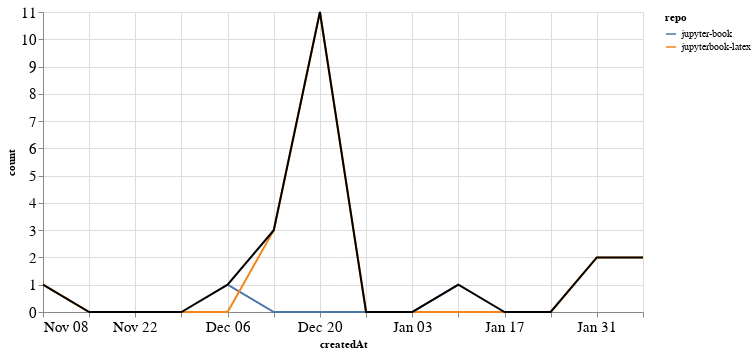

Source (notebook cell):
### Markdown cell above
### PRs

### Code cell
prs_time = prs.groupby('repo').resample('W', on='createdAt').count()['author'].reset_index()
prs_time = prs_time.rename(columns={'author': 'count'})
prs_time_total = prs_time.groupby('createdAt').agg({"count": "sum"}).reset_index()

ch1 = alt.Chart(prs_time, width=600).mark_line().encode(
    x='createdAt',
    y='count',
    color='repo',
    tooltip="repo"
)

ch2 = alt.Chart(prs_time_total, width=600).mark_line(color="black").encode(
    x='createdAt',
    y='count',
)

ch1 + ch2

### Figure 1 — Vega-Lite specification as saved in the notebook (floating-point values rounded to 4 significant figures)
{"config": {"axisLeft": {"labelFontSize": 15}, "axisBottom": {"labelFontSize": 15}}, "layer": [{"data": {"name": "data-80cfe9649ccd28282e66bb4c366e90b9"}, "mark": "line", "encoding": {"color": {"type": "nominal", "field": "repo"}, "tooltip": {"type": "nominal", "field": "repo"}, "x": {"type": "temporal", "field": "createdAt"}, "y": {"type": "quantitative", "field": "count"}}, "width": 600}, {"data": {"name": "data-69786e23922d918aeb5d9fe1aaecb3be"}, "mark": {"type": "line", "color": "black"}, "encoding": {"x": {"type": "temporal", "field": "createdAt"}, "y": {"type": "quantitative", "field": "count"}}, "width": 600}], "$schema": "https://vega.github.io/schema/vega-lite/v4.8.1.json", "datasets": {"data-80cfe9649ccd28282e66bb4c366e90b9": [{"repo": "jupyter-book", "createdAt": "2020-12-06T00:00:00", "count": 1}, {"repo": "jupyter-book", "createdAt": "2020-12-13T00:00:00", "count": 0}, {"repo": "jupyter-book", "createdAt": "2020-12-20T00:00:00", "count": 0}, {"repo": "jupyter-book", "createdAt": "2020-12-27T00:00:00", "count": 0}, {"repo": "jupyter-book", "createdAt": "2021-01-03T00:00:00", "count": 0}, {"repo": "jupyter-book", "createdAt": "2021-01-10T00:00:00", "count": 1}, {"repo": "jupyterbook-latex", "createdAt": "2020-11-08T00:00:00", "count": 1}, {"repo": "jupyterbook-latex", "createdAt": "2020-11-15T00:00:00", "count": 0}, {"repo": "jupyterbook-latex", "createdAt": "2020-11-22T00:00:00", "count": 0}, {"repo": "jupyterbook-latex", "createdAt": "2020-11-29T00:00:00", "count": 0}, {"repo": "jupyterbook-latex", "createdAt": "2020-12-06T00:00:00", "count": 0}, {"repo": "jupyterbook-latex", "createdAt": "2020-12-13T00:00:00", "count": 3}, {"repo": "jupyterbook-latex", "createdAt": "2020-12-20T00:00:00", "count": 11}, {"repo": "jupyterbook-latex", "createdAt": "2020-12-27T00:00:00", "count": 0}, {"repo": "jupyterbook-latex", "createdAt": "2021-01-03T00:00:00", "count": 0}, {"repo": "jupyterbook-latex", "createdAt": "2021-01-10T00:00:00", "count": 0}, {"repo": "jupyterbook-latex", "createdAt": "2021-01-17T00:00:00", "count": 0}, {"repo": "jupyterbook-latex", "createdAt": "2021-01-24T00:00:00", "count": 0}, {"repo": "jupyterbook-latex", "createdAt": "2021-01-31T00:00:00", "count": 2}, {"repo": "jupyterbook-latex", "createdAt": "2021-02-07T00:00:00", "count": 2}], "data-69786e23922d918aeb5d9fe1aaecb3be": [{"createdAt": "2020-11-08T00:00:00", "count": 1}, {"createdAt": "2020-11-15T00:00:00", "count": 0}, {"createdAt": "2020-11-22T00:00:00", "count": 0}, {"createdAt": "2020-11-29T00:00:00", "count": 0}, {"createdAt": "2020-12-06T00:00:00", "count": 1}, {"createdAt": "2020-12-13T00:00:00", "count": 3}, {"createdAt": "2020-12-20T00:00:00", "count": 11}, {"createdAt": "2020-12-27T00:00:00", "count": 0}, {"createdAt": "2021-01-03T00:00:00", "count": 0}, {"createdAt": "2021-01-10T00:00:00", "count": 1}, {"createdAt": "2021-01-17T00:00:00", "count": 0}, {"createdAt": "2021-01-24T00:00:00", "count": 0}, {"createdAt": "2021-01-31T00:00:00", "count": 2}, {"createdAt": "2021-02-07T00:00:00", "count": 2}]}}
